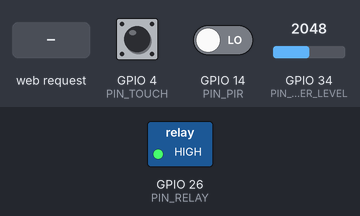
A sketch run on a simulated ESP32. Shown: switched loads named in the sketch (green lamp = pin HIGH). The test bench sets the inputs (shaded band); at power-on: GPIO 4 (PIN_TOUCH) LOW, GPIO 14 (PIN_PIR) LOW, GPIO 34 (PIN_WATER_LEVEL) = 2048. WiFi joins after 1.5 s; servers stay silent unless stated; what the sketch prints to the serial monitor is not drawn.

Above: at 3.2 s.
3.3 s: GPIO 4 (PIN_TOUCH) pulled HIGH for 0.15 s
At 4.1 s:
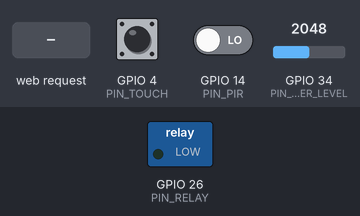
6.4 s: HTTP request GET /pump?cmd=off received
At 7.3 s:
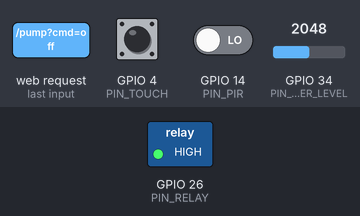
7.9 s: GPIO 14 (PIN_PIR) driven HIGH
At 8.8 s:
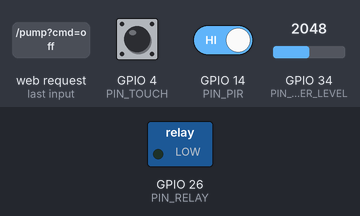
Timing chart, 0 to 10.4 s (numbered marks = the images above; inputs shaded):
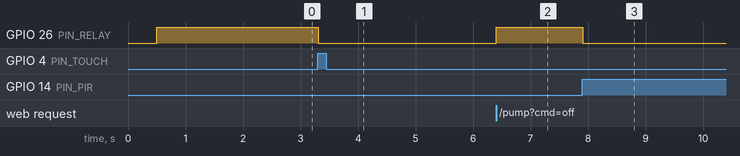

The sketch:

V02-Base.ino
```cpp
/*
 ╔══════════════════════════════════════════════════════════╗
 ║         CAT WATER FOUNTAIN - ESP32 NodeMCU-32            ║
 ║                                                          ║
 ║  Parts:                                                  ║
 ║   - NodeMCU-32 (ESP32)                                   ║
 ║   - Touch Sensor  → GPIO 4                               ║
 ║   - PIR Sensor    → GPIO 14                              ║
 ║   - Water Level   → GPIO 34 (analog, ADC)                ║
 ║   - Relay (Pump)  → GPIO 26                              ║
 ║                                                          ║
 ║  Features:                                               ║
 ║   1. Touch  → pump 1 min  (if water present)             ║
 ║   2. PIR    → pump 1 min  (if water present)             ║
 ║   3. WiFi   → pump 2 min  (ON button)                    ║
 ║              pump OFF     (OFF button)                   ║
 ║                                                          ║
 ╚══════════════════════════════════════════════════════════╝

 WIRING GUIDE:
 ┌─────────────────────────────────────────────────────────┐
 │ Touch Sensor (Red module, 3 pins)                        │
 │   VCC → 3.3V                                             │
 │   GND → GND                                              │
 │   OUT → GPIO 4                                           │
 │                                                          │
 │ PIR Sensor (HC-SR501)                                    │
 │   VCC → 5V  (or 3.3V if your module supports it)        │
 │   GND → GND                                              │
 │   OUT → GPIO 14                                          │
 │                                                          │
 │ Water Level Sensor (HW-101 module + fork probe)          │
 │   VCC → 3.3V                                             │
 │   GND → GND                                              │
 │   AO  → GPIO 34  (analog reading)                        │
 │   DO  → NOT USED (or use GPIO 35 for digital threshold)  │
 │                                                          │
 │ Relay Module (Tongling JQC-3FF-S-Z, 5V coil)            │
 │   VCC → 5V (use Vin pin on ESP32 = USB 5V)              │
 │   GND → GND                                              │
 │   IN  → GPIO 26                                          │
 │   COM → Pump positive wire                               │
 │   NO  → Power supply positive                            │
 │   (Pump negative → Power supply negative)               │
 └─────────────────────────────────────────────────────────┘

 NOTE: The relay is ACTIVE LOW on most blue modules.
       Set RELAY_ACTIVE_LOW true if pump turns ON when GPIO=LOW.
       Test it: set to false first, if pump is on at boot → flip to true.
*/

#include <WiFi.h>
#include <WebServer.h>

// ─────────────────────────────────────────
//  USER CONFIGURATION — EDIT THESE
// ─────────────────────────────────────────
const char* WIFI_SSID     = "HiMo 2G";       // <-- change this
const char* WIFI_PASSWORD = "@HiMo9226#";   // <-- change this

// GPIO Pins
#define PIN_TOUCH       4    // Touch sensor output
#define PIN_PIR         14   // PIR sensor output
#define PIN_WATER_LEVEL 34   // Water level sensor analog output
#define PIN_RELAY       26   // Relay IN pin

// Relay logic (most blue relay modules are ACTIVE LOW)
#define RELAY_ACTIVE_LOW  true

// Water level threshold (0-4095). Below this = no water → pump blocked.
// Tune by reading Serial when sensor is dry vs wet.
#define WATER_THRESHOLD   500

// Pump run durations
#define PUMP_DURATION_TOUCH_PIR  (1 * 60 * 1000UL)  // 1 minute in ms
#define PUMP_DURATION_WIFI       (2 * 60 * 1000UL)  // 2 minutes in ms

// Debounce / re-trigger lockout
#define TOUCH_DEBOUNCE_MS   500
#define PIR_LOCKOUT_MS      5000   // don't re-trigger PIR for 5s after pump stops

// ─────────────────────────────────────────
//  GLOBALS
// ─────────────────────────────────────────
WebServer server(80);

enum PumpSource { SRC_NONE, SRC_TOUCH, SRC_PIR, SRC_WIFI };

volatile bool     pumpRunning    = false;
volatile PumpSource pumpSource   = SRC_NONE;
unsigned long     pumpStartTime  = 0;
unsigned long     pumpDuration   = 0;
bool              wifiForceOff   = false;   // OFF button pressed via WiFi

unsigned long     lastTouchTime  = 0;
unsigned long     lastPirEndTime = 0;

// ─────────────────────────────────────────
//  RELAY HELPERS
// ─────────────────────────────────────────
void pumpON() {
  digitalWrite(PIN_RELAY, RELAY_ACTIVE_LOW ? LOW : HIGH);
}

void pumpOFF() {
  digitalWrite(PIN_RELAY, RELAY_ACTIVE_LOW ? HIGH : LOW);
  pumpRunning = false;
  pumpSource  = SRC_NONE;
}

bool hasWater() {
  int level = analogRead(PIN_WATER_LEVEL);
  Serial.printf("[Water] ADC = %d  threshold = %d  → %s\n",
                level, WATER_THRESHOLD, level >= WATER_THRESHOLD ? "WATER OK" : "NO WATER");
  return (level >= WATER_THRESHOLD);
}

void startPump(PumpSource src, unsigned long duration) {
  pumpRunning   = true;
  pumpSource    = src;
  pumpStartTime = millis();
  pumpDuration  = duration;
  wifiForceOff  = false;
  pumpON();
  Serial.printf("[Pump] START — source=%d  duration=%lu ms\n", src, duration);
}

// ─────────────────────────────────────────
//  WEB SERVER HTML  (served from ESP32)
// ─────────────────────────────────────────
const char INDEX_HTML[] PROGMEM = R"rawliteral(
<!DOCTYPE html>
<html lang="en">
<head>
<meta charset="UTF-8">
<meta name="viewport" content="width=device-width,initial-scale=1,maximum-scale=1">
<title>Cat Fountain</title>
<style>
  @import url('https://fonts.googleapis.com/css2?family=DM+Sans:wght@300;500;700&display=swap');
  *{margin:0;padding:0;box-sizing:border-box}
  :root{
    --bg:#0a0e1a;
    --card:#111827;
    --accent:#38bdf8;
    --on:#22c55e;
    --off:#ef4444;
    --text:#f0f6ff;
    --muted:#64748b;
    --border:#1e293b;
  }
  body{
    font-family:'DM Sans',sans-serif;
    background:var(--bg);
    color:var(--text);
    min-height:100vh;
    display:flex;
    flex-direction:column;
    align-items:center;
    padding:24px 16px 40px;
    background-image:
      radial-gradient(ellipse 60% 40% at 50% 0%, rgba(56,189,248,.12) 0%, transparent 70%);
  }
  h1{
    font-size:1.6rem;
    font-weight:700;
    letter-spacing:-.02em;
    margin-top:16px;
  }
  .subtitle{font-size:.85rem;color:var(--muted);margin-top:4px}
  .paw{font-size:2.8rem;margin-top:24px;animation:float 3s ease-in-out infinite}
  @keyframes float{0%,100%{transform:translateY(0)}50%{transform:translateY(-8px)}}

  .card{
    background:var(--card);
    border:1px solid var(--border);
    border-radius:20px;
    padding:24px;
    width:100%;
    max-width:360px;
    margin-top:28px;
  }
  .card-title{font-size:.7rem;font-weight:700;letter-spacing:.12em;text-transform:uppercase;color:var(--muted);margin-bottom:16px}

  /* Status row */
  .status-row{display:flex;align-items:center;gap:10px;margin-bottom:10px}
  .dot{width:10px;height:10px;border-radius:50%;flex-shrink:0}
  .dot.on{background:var(--on);box-shadow:0 0 8px var(--on)}
  .dot.off{background:var(--muted)}
  .status-label{font-size:.95rem;font-weight:500}
  .status-sub{font-size:.78rem;color:var(--muted);margin-top:1px}

  /* Timer bar */
  .timer-wrap{margin:18px 0 0;display:none}
  .timer-wrap.active{display:block}
  .timer-label{font-size:.75rem;color:var(--muted);margin-bottom:6px;display:flex;justify-content:space-between}
  .bar-bg{height:6px;background:var(--border);border-radius:99px;overflow:hidden}
  .bar-fill{height:100%;background:linear-gradient(90deg,var(--accent),var(--on));border-radius:99px;transition:width .9s linear;width:0%}

  /* Buttons */
  .btn-row{display:grid;grid-template-columns:1fr 1fr;gap:12px;margin-top:24px}
  .btn{
    padding:16px 12px;
    border:none;
    border-radius:14px;
    font-family:'DM Sans',sans-serif;
    font-size:1rem;
    font-weight:700;
    cursor:pointer;
    transition:opacity .15s,transform .1s;
    position:relative;
    overflow:hidden;
  }
  .btn:active{transform:scale(.97);opacity:.85}
  .btn-on{background:linear-gradient(135deg,#16a34a,#22c55e);color:#fff}
  .btn-off{background:linear-gradient(135deg,#b91c1c,#ef4444);color:#fff}
  .btn .icon{font-size:1.4rem;display:block;margin-bottom:4px}

  /* Water + source chips */
  .chips{display:flex;gap:8px;flex-wrap:wrap;margin-top:20px}
  .chip{
    font-size:.72rem;font-weight:600;letter-spacing:.05em;
    padding:4px 10px;border-radius:99px;
    background:var(--border);color:var(--muted);
    transition:background .3s,color .3s;
  }
  .chip.active{background:rgba(56,189,248,.18);color:var(--accent);border:1px solid rgba(56,189,248,.3)}
  .chip.water-ok{background:rgba(34,197,94,.15);color:var(--on);border:1px solid rgba(34,197,94,.25)}
  .chip.water-no{background:rgba(239,68,68,.12);color:var(--off);border:1px solid rgba(239,68,68,.2)}

  .refresh-note{font-size:.72rem;color:var(--muted);margin-top:28px;text-align:center;opacity:.6}
</style>
</head>
<body>

<div class="paw">🐱</div>
<h1>Cat Fountain</h1>
<p class="subtitle">Smart water controller</p>

<div class="card">
  <div class="card-title">Status</div>

  <div class="status-row">
    <div class="dot" id="pumpDot"></div>
    <div>
      <div class="status-label" id="pumpLabel">Loading…</div>
      <div class="status-sub" id="pumpSub"></div>
    </div>
  </div>

  <div class="timer-wrap" id="timerWrap">
    <div class="timer-label">
      <span>Pump running</span>
      <span id="timerText">--:--</span>
    </div>
    <div class="bar-bg"><div class="bar-fill" id="barFill"></div></div>
  </div>

  <div class="chips" id="chips">
    <span class="chip" id="chipWater">💧 Water</span>
    <span class="chip" id="chipTouch">👆 Touch</span>
    <span class="chip" id="chipPir">🐾 PIR</span>
    <span class="chip" id="chipWifi">📱 WiFi</span>
  </div>
</div>

<div class="card" style="margin-top:16px">
  <div class="card-title">Control</div>
  <div class="btn-row">
    <button class="btn btn-on" onclick="sendCmd('on')">
      <span class="icon">▶</span>Start (2 min)
    </button>
    <button class="btn btn-off" onclick="sendCmd('off')">
      <span class="icon">⏹</span>Stop Now
    </button>
  </div>
</div>

<p class="refresh-note">Status refreshes every 2 seconds</p>

<script>
let pumpEndTime = 0;
let timerInterval = null;

async function sendCmd(cmd){
  try{
    const r = await fetch('/pump?cmd='+cmd);
    const j = await r.json();
    updateUI(j);
  }catch(e){console.error(e)}
}

async function fetchStatus(){
  try{
    const r = await fetch('/status');
    const j = await r.json();
    updateUI(j);
  }catch(e){}
}

function updateUI(d){
  const dot   = document.getElementById('pumpDot');
  const label = document.getElementById('pumpLabel');
  const sub   = document.getElementById('pumpSub');
  const wrap  = document.getElementById('timerWrap');
  const bar   = document.getElementById('barFill');
  const tText = document.getElementById('timerText');

  // Source chips
  const src = d.source; // "NONE","TOUCH","PIR","WIFI"
  ['Touch','Pir','Wifi'].forEach(s=>{
    document.getElementById('chip'+s).classList.toggle('active', src===s.toUpperCase());
  });

  // Water chip
  const wChip = document.getElementById('chipWater');
  wChip.classList.remove('active','water-ok','water-no');
  if(d.water){wChip.classList.add('water-ok'); wChip.textContent='💧 Water OK';}
  else{wChip.classList.add('water-no'); wChip.textContent='💧 No Water';}

  if(d.running){
    dot.className='dot on';
    label.textContent='Pump is running';
    const srcMap={TOUCH:'Touch sensor',PIR:'PIR sensor',WIFI:'App control'};
    sub.textContent='Triggered by: '+(srcMap[src]||src);

    // timer
    wrap.classList.add('active');
    const elapsed = d.elapsed_ms;
    const total   = d.duration_ms;
    const remain  = Math.max(0, total - elapsed);
    pumpEndTime   = Date.now() + remain;

    const pct = Math.min(100, (elapsed/total)*100);
    bar.style.width = pct+'%';
    tText.textContent = fmtMs(remain);

    if(!timerInterval){
      timerInterval = setInterval(()=>{
        const r2 = Math.max(0, pumpEndTime - Date.now());
        const e2 = total - r2;
        bar.style.width = Math.min(100,(e2/total)*100)+'%';
        tText.textContent = fmtMs(r2);
        if(r2<=0){clearInterval(timerInterval);timerInterval=null;}
      },500);
    }
  } else {
    dot.className='dot off';
    label.textContent='Pump is OFF';
    sub.textContent='Waiting for trigger';
    wrap.classList.remove('active');
    if(timerInterval){clearInterval(timerInterval);timerInterval=null;}
  }
}

function fmtMs(ms){
  const s=Math.ceil(ms/1000);
  const m=Math.floor(s/60);
  const ss=s%60;
  return m+':'+(ss<10?'0':'')+ss;
}

fetchStatus();
setInterval(fetchStatus,2000);
</script>
</body>
</html>
)rawliteral";

// ─────────────────────────────────────────
//  WEB SERVER HANDLERS
// ─────────────────────────────────────────
String buildStatusJson() {
  String src = "NONE";
  if (pumpSource == SRC_TOUCH) src = "TOUCH";
  else if (pumpSource == SRC_PIR)   src = "PIR";
  else if (pumpSource == SRC_WIFI)  src = "WIFI";

  unsigned long elapsed = pumpRunning ? (millis() - pumpStartTime) : 0;

  String json = "{";
  json += "\"running\":"    + String(pumpRunning ? "true" : "false") + ",";
  json += "\"source\":\""   + src + "\",";
  json += "\"water\":"      + String(hasWater() ? "true" : "false") + ",";
  json += "\"elapsed_ms\":" + String(elapsed) + ",";
  json += "\"duration_ms\":" + String(pumpDuration);
  json += "}";
  return json;
}

void handleRoot() {
  server.send_P(200, "text/html", INDEX_HTML);
}

void handleStatus() {
  server.send(200, "application/json", buildStatusJson());
}

void handlePumpCmd() {
  if (!server.hasArg("cmd")) {
    server.send(400, "text/plain", "Missing cmd");
    return;
  }
  String cmd = server.arg("cmd");

  if (cmd == "on") {
    if (pumpRunning && pumpSource == SRC_WIFI) {
      // restart timer
      pumpStartTime = millis();
    } else {
      // WiFi ON doesn't require water check per spec (override)
      startPump(SRC_WIFI, PUMP_DURATION_WIFI);
    }
    Serial.println("[WiFi] Pump ON command received");
  } else if (cmd == "off") {
    pumpOFF();
    wifiForceOff = true;
    Serial.println("[WiFi] Pump OFF command received");
  }

  server.send(200, "application/json", buildStatusJson());
}

// ─────────────────────────────────────────
//  SETUP
// ─────────────────────────────────────────
void setup() {
  Serial.begin(115200);
  delay(500);
  Serial.println("\n\n=== Cat Water Fountain ===");

  // Pin modes
  pinMode(PIN_TOUCH,       INPUT);
  pinMode(PIN_PIR,         INPUT);
  pinMode(PIN_WATER_LEVEL, INPUT);  // ADC pin — no pull
  pinMode(PIN_RELAY,       OUTPUT);
  pumpOFF();   // ensure pump is off at boot

  // Connect WiFi
  Serial.printf("Connecting to WiFi: %s\n", WIFI_SSID);
  WiFi.mode(WIFI_STA);
  WiFi.begin(WIFI_SSID, WIFI_PASSWORD);

  int attempts = 0;
  while (WiFi.status() != WL_CONNECTED && attempts < 30) {
    delay(500);
    Serial.print(".");
    attempts++;
  }

  if (WiFi.status() == WL_CONNECTED) {
    Serial.printf("\n✓ WiFi connected!\n  IP Address: http://%s\n",
                  WiFi.localIP().toString().c_str());
  } else {
    Serial.println("\n✗ WiFi failed — running in local-only mode (touch+PIR still work)");
  }

  // Web routes
  server.on("/",       handleRoot);
  server.on("/status", handleStatus);
  server.on("/pump",   handlePumpCmd);
  server.begin();
  Serial.println("Web server started.");
}

// ─────────────────────────────────────────
//  LOOP
// ─────────────────────────────────────────
void loop() {
  server.handleClient();

  unsigned long now = millis();

  // ── Auto-stop pump when duration expires ──
  if (pumpRunning && (now - pumpStartTime >= pumpDuration)) {
    Serial.println("[Pump] Duration expired → stopping");
    if (pumpSource == SRC_PIR) lastPirEndTime = now;
    pumpOFF();
  }

  // ── Don't process physical sensors if pump already running ──
  if (pumpRunning) return;

  // ── TOUCH SENSOR ──
  if (digitalRead(PIN_TOUCH) == HIGH) {
    if (now - lastTouchTime > TOUCH_DEBOUNCE_MS) {
      lastTouchTime = now;
      Serial.println("[Touch] Detected!");
      if (hasWater()) {
        startPump(SRC_TOUCH, PUMP_DURATION_TOUCH_PIR);
      } else {
        Serial.println("[Touch] Blocked — no water in tank");
      }
    }
  }

  // ── PIR SENSOR ──
  if (digitalRead(PIN_PIR) == HIGH) {
    if (now - lastPirEndTime > PIR_LOCKOUT_MS) {
      Serial.println("[PIR] Motion detected!");
      if (hasWater()) {
        startPump(SRC_PIR, PUMP_DURATION_TOUCH_PIR);
      } else {
        Serial.println("[PIR] Blocked — no water in tank");
      }
    }
  }

  delay(50);  // small loop delay saves CPU without missing events
}
```

Measured:
- after the input at 3.3 s, GPIO 26 (PIN_RELAY): HIGH → LOW at once
- after the input at 6.4 s, GPIO 26 (PIN_RELAY): LOW → HIGH at once
- after the input at 7.9 s, GPIO 26 (PIN_RELAY): HIGH → LOW at once
